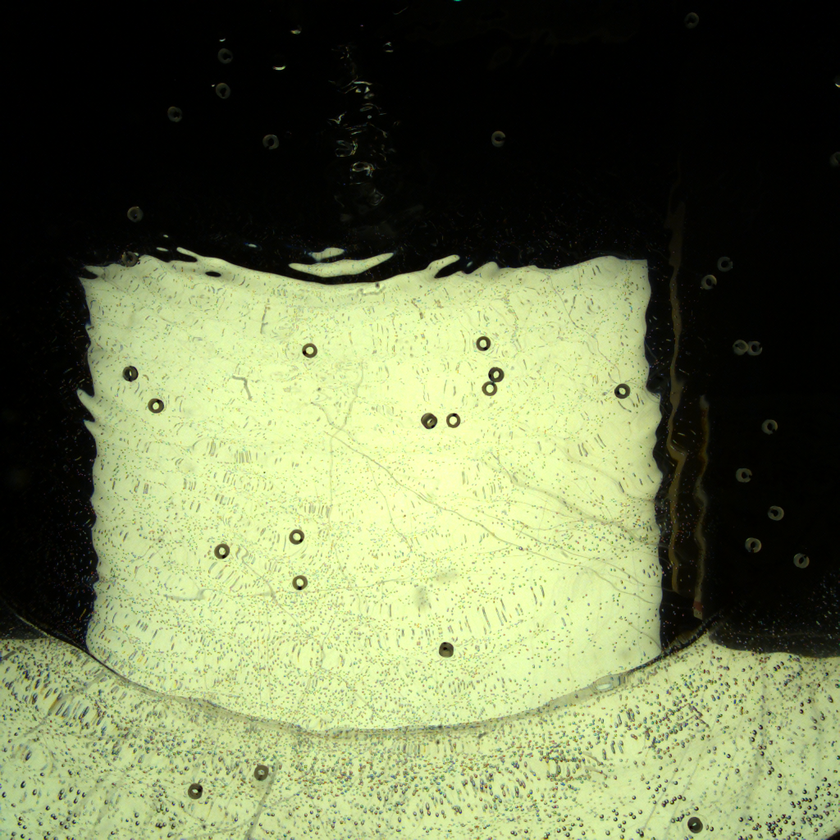
#> input picture src/2022_04_09/original/C001H001S0001001500.bmp, 840 x 840 px, shrunk from 1024 x 1024 before the run, found by its file name; its folder holds only this picture in this run
$ python adj.py
#> lines starting #> are read from the running program, lines starting #| are printed output that depends on the picture
import os


import cv2
import numpy as np


def adjust(img, alpha=1.0, beta=0.0):
    res = alpha * img + beta
    return np.clip(res, 0, 255).astype(np.uint8)


if __name__ == '__main__':
    file = os.listdir("original/")

    for f in file:
        src = cv2.imread("original/" + f)
#> src is the input picture: shape (840, 840, 3); mean B, G, R 81.1, 117.8, 108.9
        dst = adjust(src, alpha=3.0, beta=30.0)
#> in adjust, `return np.clip(res, 0, 255).astype(np.uint8)`:
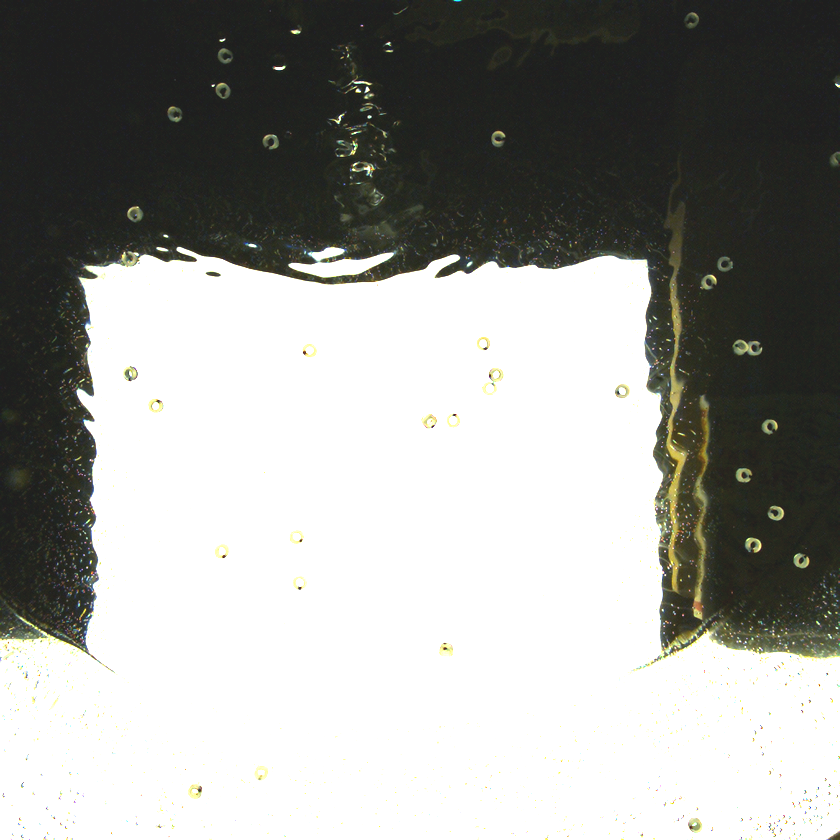
#> returned value: shape (840, 840, 3); mean of channels 0, 1, 2 152.9, 156.4, 155.8; drawn as B, G, R
        cv2.imwrite("adj/" + f, dst)

$ run again, on src/2022_04_09/original/C001H001S0007004548.bmp
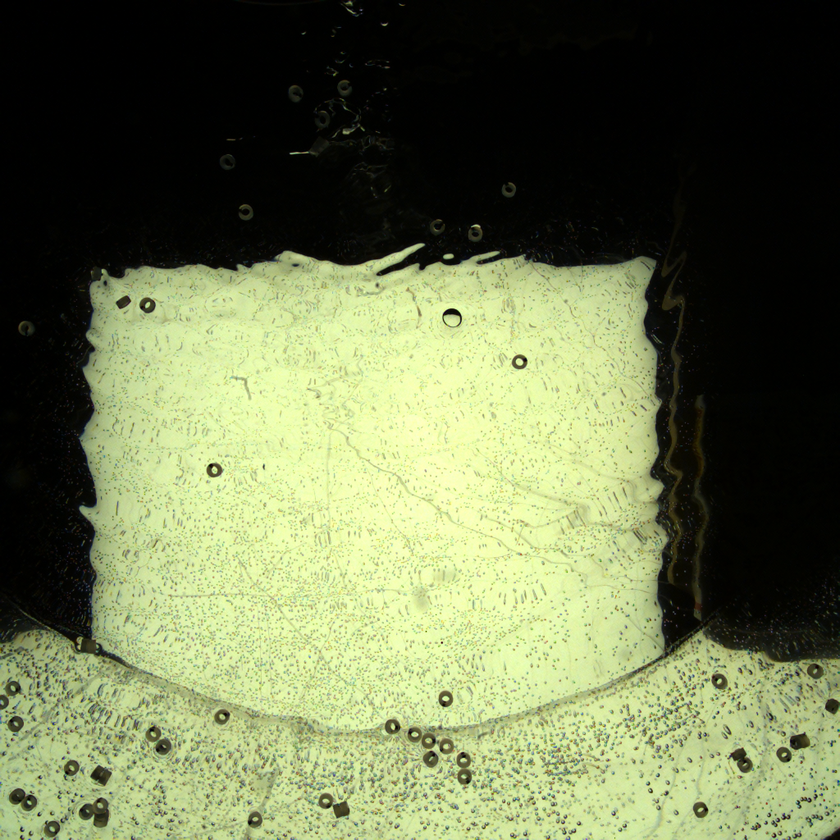
#> input picture src/2022_04_09/original/C001H001S0007004548.bmp, 840 x 840 px, shrunk from 1024 x 1024 before the run, found by its file name
#> src is the input picture: shape (840, 840, 3); mean B, G, R 80.5, 117.2, 108.3
#> in adjust, `return np.clip(res, 0, 255).astype(np.uint8)`:
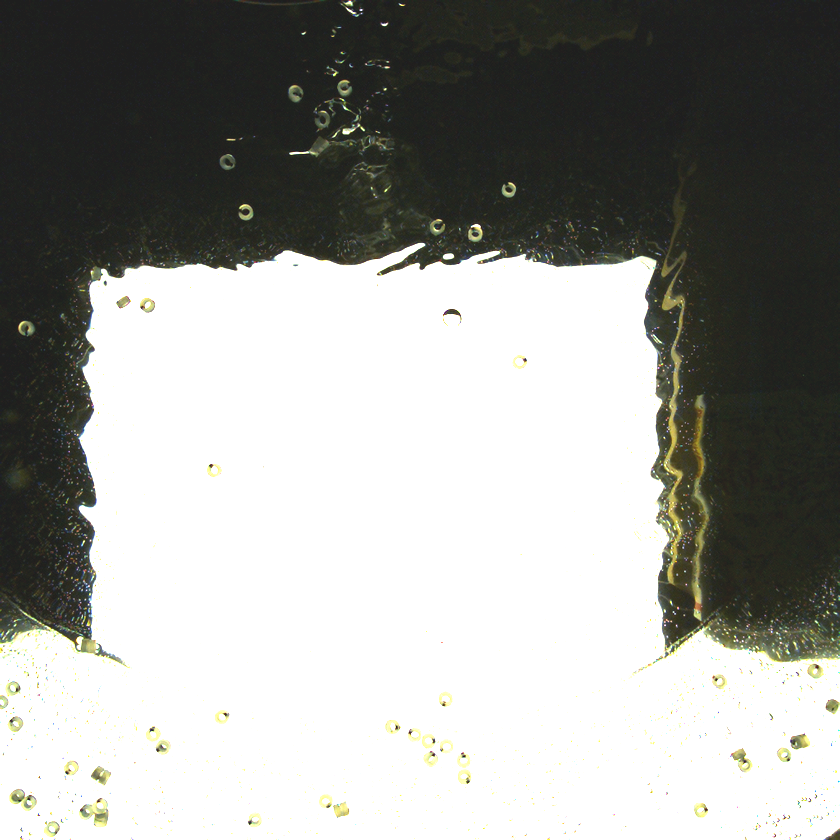
#> returned value: shape (840, 840, 3); mean of channels 0, 1, 2 152.8, 156.6, 155.9; drawn as B, G, R
